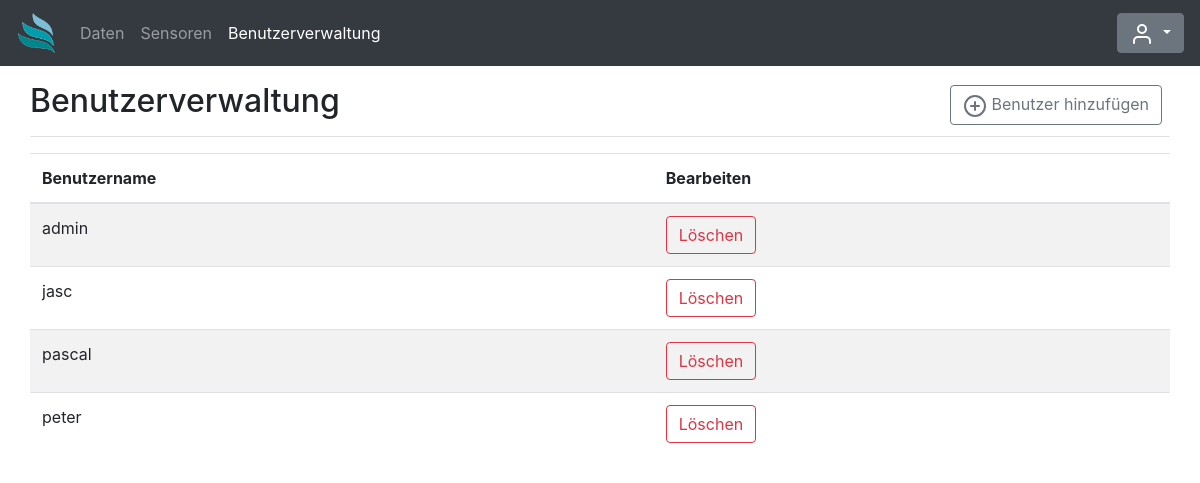
Screenshot of /admin (signed in) with the database file from the repository.
### app.py (models this page shows)
class dbUsers(UserMixin, db.Model):
    id = db.Column(db.Integer, primary_key=True)
    username = db.Column(db.String(20), nullable=False, unique=True)
    password = db.Column(db.Text, nullable=False)

### app.py (the view)
@app.route('/admin', methods=['GET'])
@login_required
def admin():
    return render_template('admin.html', user=dbUsers.query.order_by(dbUsers.username.asc()))

### app.py (called while the page is built)
@login_manager.user_loader
def load_user(user_id):
    return dbUsers.query.get(int(user_id))

### templates/admin.html (shortened to what this page needs)
{% extends 'base.html' %}
{% block body %}
{% set error = request.args.get('error') %}
<div class="container-fluid">
    <main role="main" class="col-md">
        <div
            class="d-flex justify-content-between flex-wrap flex-md-nowrap align-items-center pt-3 pb-2 mb-3 border-bottom">
            <h1 class="h2">Benutzerverwaltung</h1>
            <div class="btn-toolbar mb-2 mb-md-0">
                <div class="btn-group mr-2">
                    <button type="button" class="btn btn btn-outline-secondary" data-toggle="modal"
                        data-target="#addUser">
                        <span data-feather="plus-circle"></span>
                        Benutzer hinzufügen
                    </button>
                </div>
            </div>
        </div>
        <div class="table-responsive">
            <table class="table table-striped table">
                <thead>
                    <tr>
                        <th>Benutzername</th>
                        <th>Bearbeiten</th>
                    </tr>
                </thead>
                <tbody>
                    {% for x in user %}
                    <tr>
                        <td>{{ x.username }}</td>
                        <td>
                            <button type="button" class="btn btn-outline-danger" data-toggle="modal"
                                data-target="#deleteUser" data-username="{{ x.username }}">
                                Löschen
                            </button>
                        </td>
                    </tr>
                    {% endfor %}
                </tbody>
            </table>
        </div>
    </main>
</div>
{% endblock %}

### rows the page displays
dbUsers: username "admin"
dbUsers: username "jasc"
dbUsers: username "pascal"
dbUsers: username "peter"
